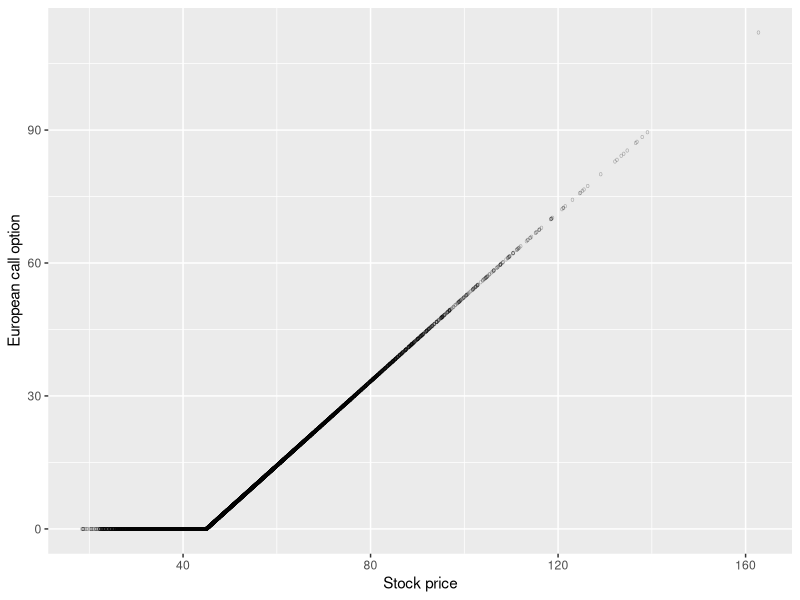
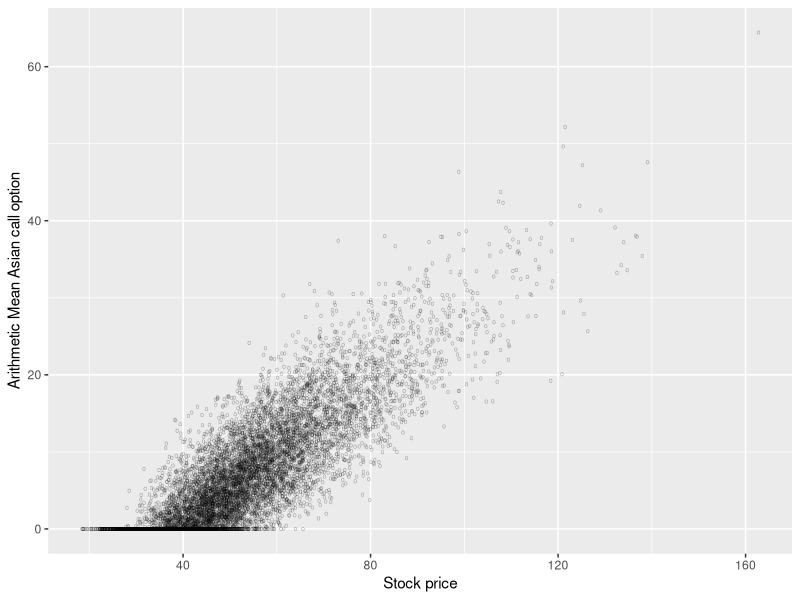
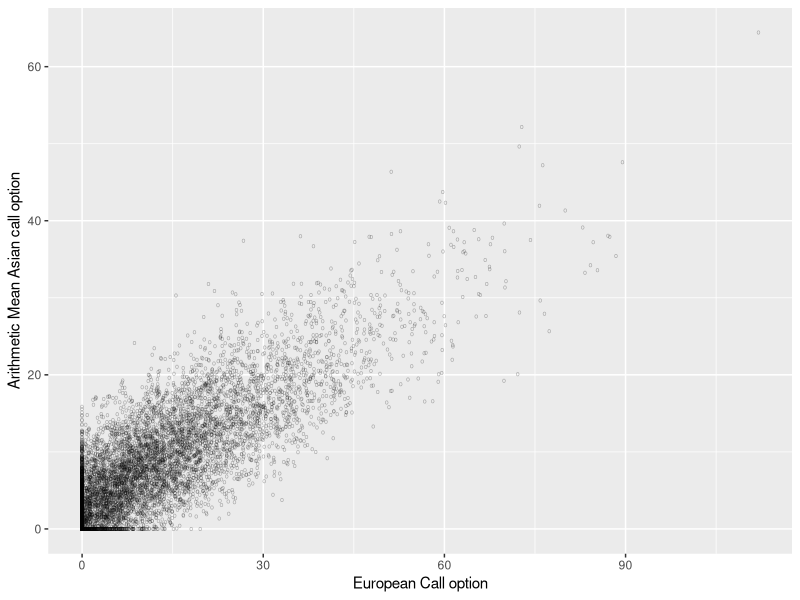
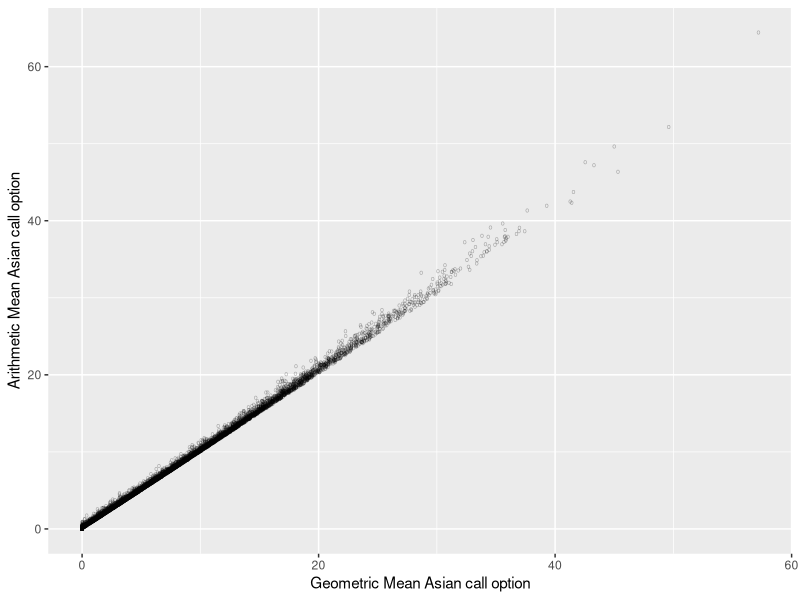

Recreate these plots in R, in order.
dev.off()             
rm(list = ls())       
cat("\014")           
options(scipen = 999) 
library(stats4)       
library(ggplot2)      

# ============================================= #
# ===== Asian options ========================= #
# ============================================= #

# ----- Functions ----------------------------- #
# Kemma and Vorst
c_g_bar_fct <- function(s, k, r, v, mat){
  d_star <- 0.5 * (r - v ** 2 / 6) * mat
  d1     <- (log(s / k) + 0.5 * (r + v ** 2 / 6) * mat) / (v * sqrt(mat / 3))
  d2     <- d1 - v * sqrt(mat / 3)
  exp(-r*mat) * (exp(d_star) * s * pnorm(d1) - k * pnorm(d2))
}

# CV beta
beta_fct <- function(c_1, c_1_bar, c_2, c_2_bar){
  sum((c_1 - c_1_bar) * (c_2 - c_2_bar)) /
    sum((c_2 - c_2_bar) ** 2)
}
# --------------------------------------------- #

# Arithmetic mean

# We want to first simulate the log of the stock
set.seed(12345)
n <- 10000
s <- 50
k <- 45
r <- 0.05
v <- 0.3

mat <- 1        # e.g. four months
ts  <- 250       # time steps, e.g. 22 per month
dt  <- mat / ts

z <- rnorm(ts * n, 0, 1)
z <- matrix(z, nrow = n, ncol = ts)
S <- matrix(s, nrow = n, ncol = ts)

drift <- (r - 0.5 * v ** 2) * dt
vol   <- v * sqrt(dt)

for (t in 2:ts){
  S[, t] <- S[, t-1] * exp(drift + vol * z[, t])
}

arith_mean <- rowMeans(S)
geom_mean  <- exp(rowMeans(log(S)))

c_a <- exp(-r * mat) * pmax(arith_mean - k, 0)
c_g <- exp(-r * mat) * pmax(geom_mean  - k, 0)
c_e <- exp(-r * mat) * pmax(S[,ts] - k, 0)

c_a_bar <- mean(c_a)
c_g_bar <- c_g_bar_fct(s, k, r, v, mat)
c_e_bar <- mean(c_e)

# Analytical solutions
s1  <- 2 * ts + 1
s2  <- 6 * (ts + 1)
sig <- v * sqrt(s1 / s2)
rho <- 0.5 * (r - 0.5 * v**2)
d1  <- (log(s / k) + (rho + sig ** 2) * mat) / ( sig*sqrt(mat))
d2  <- d1 - sig * sqrt(mat)

analytical1 <- exp(-r * mat) * (s * exp((rho + 0.5 * sig**2) * mat) * pnorm(d1) - k * pnorm(d2))

h   <- mat / ts
mu  <- log(s) + (r - 0.5 * v ** 2) * (mat + h) / 2
sig <- v * sqrt(h) * sqrt((2*ts + 1) * (ts + 1) / (6 * ts))
d1  <- (mu - log(k) + sig ** 2) / sig
d2  <- d1 - sig

analytical2 <- exp(-r * mat) * (exp(mu + 0.5 * sig ** 2) * pnorm(d1) - k * pnorm(d2))

# ============================================= #
# ===== Illustrating correlations ============= #
# ============================================= #

# Here we try to immitate Glasserman
ggplot(NULL) + 
  geom_point(aes(x = S[, ts], y = c_e),
             alpha = 0.3, fill = NA, shape = 'o') +
  labs(x = 'Stock price', y = 'European call option')

ggplot(NULL) +
  geom_point(aes(x = S[,ts], y = c_a),
             alpha = 0.3, fill = NA, shape = 'o') +
  labs(x = 'Stock price', y = 'Arithmetic Mean Asian call option')

ggplot(NULL) +
  geom_point(aes(x = c_e, y = c_a),
             alpha = 0.3, fill = NA, shape = 'o') +
  labs(x = 'European Call option', y = 'Arithmetic Mean Asian call option')

ggplot(NULL) +
  geom_point(aes(x = c_g, y = c_a),
             alpha = 0.3, fill = NA, shape = 'o') +
  labs(x = 'Geometric Mean Asian call option', y = 'Arithmetic Mean Asian call option')

# ============================================= #
# ===== Using geom as control variate for ===== #
# ===== arithmetic asian call option      ===== #
# ============================================= #
# 
# beta <- beta_fct(c_a, c_a_bar, c_g, c_g_bar)
# 
# price <- mean(c_a - beta * (c_g - c_g_bar))
# se    <- sd(c_a - beta * (c_g - c_g_bar)) / sqrt(n)
# 
# c(analytical  = analytical1,
#   analytical  = analytical2,
#   geometric   = mean(c_g),
#   k_and_v     = c_g_bar,
#   geom_se     = sd(c_g) / sqrt(n),
#   arithmetic  = c_a_bar,
#   arith_se    = sd(c_a) / sqrt(n),
#   arith_cv    = price,
#   arith_cv_se = se)